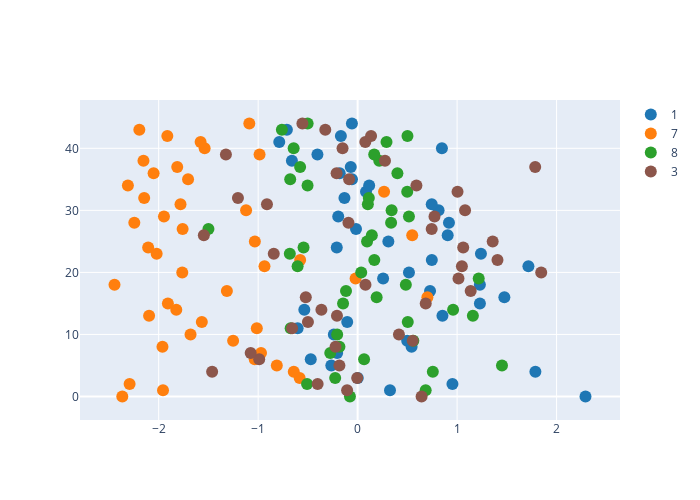

Notebook source saved alongside this figure:
### Markdown cell above
##### 1d
---
一次元に分布をさせてみましょう．
縦軸はデータのインデックスなので無視して大丈夫です．

- *target_dims*: 可視化対象の次元番号のリスト

---

Let's make a one-dimensional distribution. The vertical axis is the index of the data so you can ignore it.

- *target_dims*: List of dimension index to visualize.

---

### Code cell
# ----- adjustable parameters ----- #
target_dims = [0]
# --------------------------------- #

trace = []
for i in range(len(numbers)):
    m = latents[labels==numbers[i]]
    _x = m[:, target_dims[0]] 
    trace.append(go.Scatter(x=_x, mode="markers", name=f"{numbers[i]}", 
                              marker = dict(size=12, color=colors[i])))
layout = go.Layout(width=700, height=500)    
data = trace
fig = dict(data=data, layout=layout)
iplot(fig)

### Figure 1 — Plotly figure (JSON) as saved in the notebook; plotly's stock layout.template omitted (floating-point values rounded to 4 significant figures)
{"data": [{"marker": {"color": "#1f77b4", "size": 12}, "mode": "markers", "name": "1", "type": "scatter", "x": [2.291, 0.3254, 0.9532, 0.001352, 1.787, -0.2645, -0.4712, -0.2058, 0.5425, 0.4982, -0.2391, -0.6033, -0.1046, 0.8527, -0.5358, 1.229, 1.475, 0.728, 1.229, 0.2562, 0.5159, 1.717, 0.7459, 1.239, -0.2098, 0.3089, 0.9054, -0.01613, 0.9181, -0.1949, 0.8138, 0.745, -0.1324, 0.08412, 0.1161, -0.05688, -0.1801, -0.06911, -0.6608, -0.404, 0.8472, -0.7878, -0.1683, -0.7112, -0.05732]}, {"marker": {"color": "#ff7f0e", "size": 12}, "mode": "markers", "name": "7", "type": "scatter", "x": [-2.366, -1.956, -2.292, -0.5828, -0.642, -0.8125, -1.034, -0.9712, -1.962, -1.252, -1.68, -1.013, -1.566, -2.096, -1.823, -1.907, 0.7012, -1.314, -2.444, -0.02047, -1.763, -0.9363, -0.5777, -2.02, -2.106, -1.033, 0.5487, -1.76, -2.245, -1.947, -1.121, -1.781, -2.146, 0.2658, -2.31, -1.705, -2.051, -1.814, -2.153, -0.9858, -1.538, -1.579, -1.913, -2.194, -1.089]}, {"marker": {"color": "#2ca02c", "size": 12}, "mode": "markers", "name": "8", "type": "scatter", "x": [-0.07731, 0.6838, -0.5083, -0.2258, 0.756, 1.451, 0.06486, -0.2751, -0.183, 0.5599, -0.2056, -0.6735, 0.5041, 1.159, 0.9597, -0.1465, 0.1911, -0.1169, 0.4847, 1.217, 0.036, -0.6034, 0.1677, -0.6818, -0.5436, 0.09479, 0.1428, -1.5, 0.3364, 0.5159, 0.3417, 0.1028, 0.1126, 0.4985, -0.5034, -0.6778, 0.3998, -0.5783, 0.2176, 0.1667, -0.6431, 0.2905, 0.5011, -0.7615, -0.5025]}, {"marker": {"color": "#8c564b", "size": 12}, "mode": "markers", "name": "3", "type": "scatter", "x": [0.643, -0.1058, -0.4022, -0.004205, -1.463, -0.1832, -0.9895, -1.075, -0.2221, 0.5538, 0.4153, -0.6586, -0.4996, -0.2077, -0.3641, 0.6845, -0.5212, 1.136, 0.07888, 1.014, 1.845, 1.048, 1.406, -0.8432, 1.061, 1.358, -1.546, 0.7444, -0.09235, 0.7727, 1.08, -0.9115, -1.203, 1.004, 0.5911, -0.08563, -0.2115, 1.785, 0.275, -1.324, -0.1517, 0.07719, 0.1352, -0.3251, -0.5552]}], "layout": {"height": 500, "width": 700, "xaxis": {"autorange": true, "range": [-2.791, 2.638], "type": "linear"}, "yaxis": {"autorange": true, "range": [-3.788, 47.79]}}}
